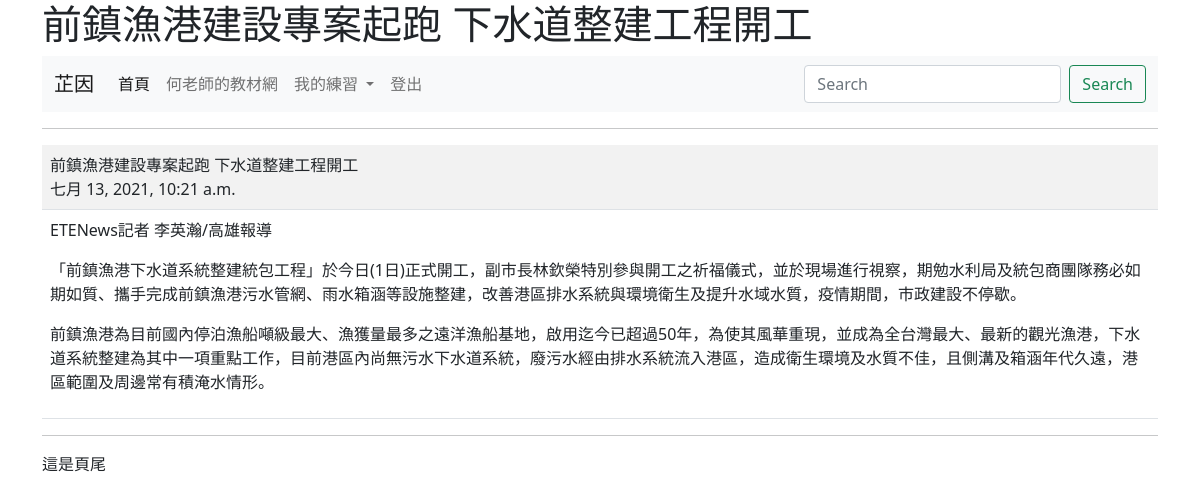
The app's page /show/3/ (signed in) with its own data.
### mysite/models.py (models this page shows, shortened)
class Post(models.Model):
	title = models.CharField(max_length=200) #field=資料欄
	content = models.TextField() #TextField=大量文字沒限制
	pub_date = models.DateTimeField(default=timezone.now) #預設現在的時間
	class Meta:
		ordering = ('-pub_date',)

### mysite/views.py (the view)
# urls.py: path('show/<int:id>/', views.show),
@login_required(login_url='/admin/login/')
def show(request, id):
	try:
		post = Post.objects.get(id=id)
	except:
		return redirect('/news/')
	return render(request, 'show.html' , locals())

### templates/show.html (shortened to what this page needs)
{% extends "base.html" %}
{% block main %}
	<hr>
	<table class ='table table-striped'>
		<tr>
			<td>
				{{post.title}}<br>
				{{post.pub_date}}
			</td>
		</tr>
	   	<tr>
	   		<td>
	   			{{post.content | linebreaks }}
	   		</td>
	   	</tr>
	</table>
{% endblock %}

### templates/menu.html (shortened to what this page needs)
<nav class="navbar navbar-expand-lg navbar-light bg-light">
	<div class="container-fluid">
		<a class="navbar-brand" href="#">
			{% if request.user.is_authenticated%}
				{{ request.user.first_name}}
			{% else %}
				未登入的訪客
			{% endif %}
		</a>
		<div class="collapse navbar-collapse" id="navbarSupportedContent">
			<ul class="navbar-nav me-auto mb-2 mb-lg-0">
				<li class="nav-item">
					<a class="nav-link active" aria-current="page" href="/">首頁</a>
				</li>
				<li class="nav-item">
					<a class="nav-link" href="https://104.es">何老師的教材網</a>
				</li>
				<li class="nav-item dropdown">
					<a class="nav-link dropdown-toggle" href="#" id="navbarDropdown" role="button" data-bs-toggle="dropdown" aria-expanded="false">
						我的練習
					</a>
				</li>
				{% if request.user.is_authenticated %}
					<li class="nav-item">
						<a class="nav-link" href="/logout/" tabindex="-1">登出</a>
					</li>
				{% else %}
					<li class="nav-item">
						<a class="nav-link" href="/admin/login/?next=/" tabindex="-1">登入
						</a>
					</li>
				{% endif %}
			</ul>
			<form class="d-flex">
				<input class="form-control me-2" type="search" placeholder="Search" aria-label="搜尋">
				<button class="btn btn-outline-success" type="submit">Search</button>
			</form>
		</div>
	</div>
</nav>

### records on screen
Post: title "前鎮漁港建設專案起跑 下水道整建工程開工", pub_date "七月 13, 2021, 10:21 a.m.", content "ETENews記者 李英瀚/高雄報導 「前鎮漁港下水道系統整建統包工程」於今日(1日)正式開工，副市長林欽榮特別參與開工之祈福儀式，並於現場進行視察，期勉水利局及統包商團隊務必如期如質、攜手完成前鎮漁港污水管網、雨水箱涵等設施整建，改善港區排水系統與環境衛生及提升水域水質，疫情期間，市政建設不停歇。 前鎮漁港為目前國內停泊漁船噸級最大、漁獲量最多之遠洋漁船基地，啟用迄今已超過50年，為使其風華重現，並成為全台灣最大、最新的觀光漁港，下水道系統整建為其中一項重點工作，目前港區內尚無污水下水道系統，廢污水經由排水系統流入港區，造成衛生環境及水質不佳，且側溝及箱涵年代久遠，港區範圍及周邊常有積淹水情形。"

### other values on screen
{{ request.user.first_name }} "芷因"
